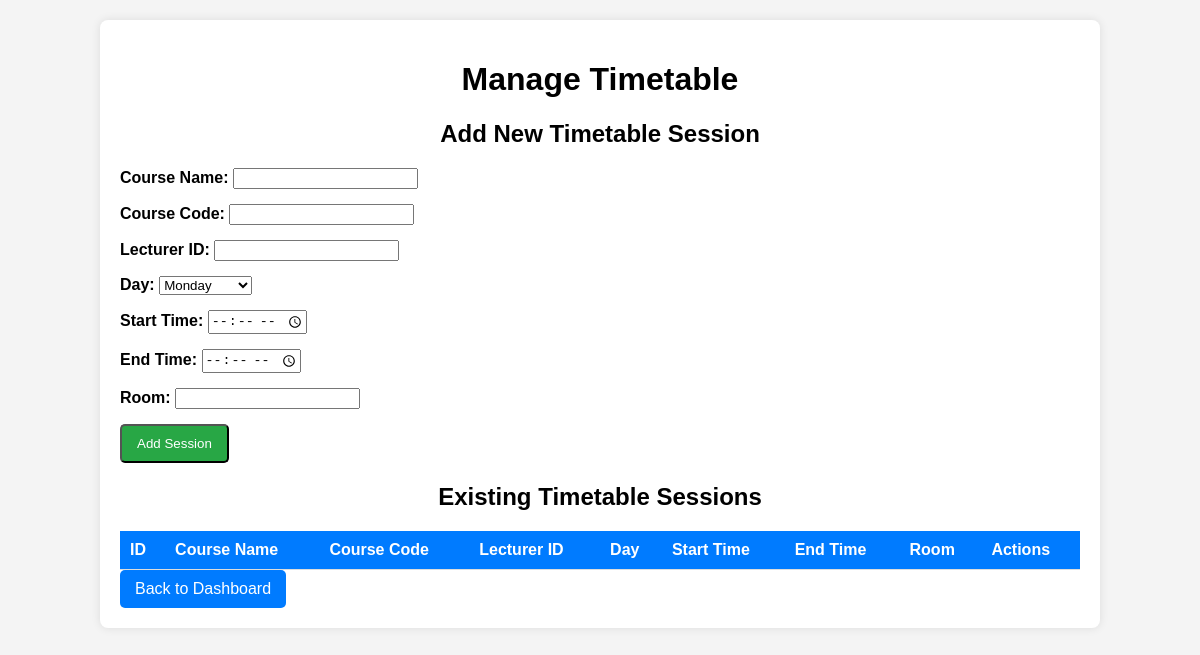
The page /manage_timetable on the database as committed earlier.
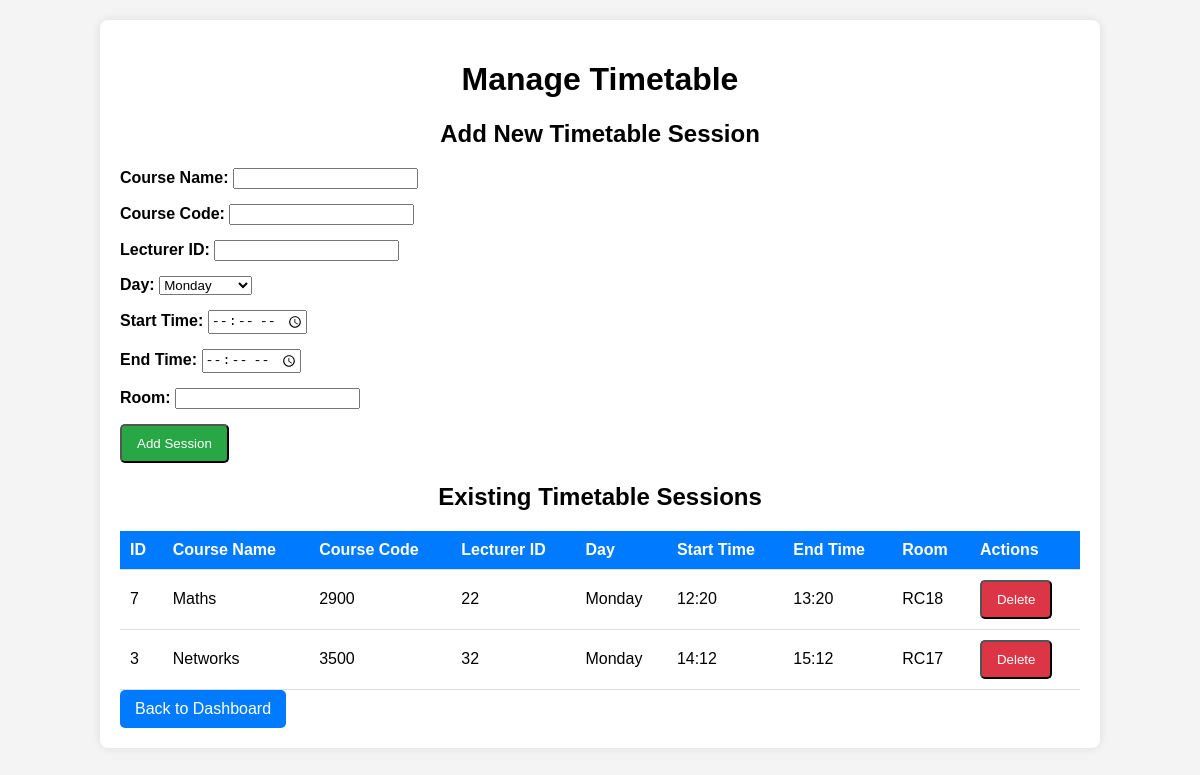
The same page on the database as committed later.
### tables this page shows
CREATE TABLE timetable (
    id INTEGER PRIMARY KEY AUTOINCREMENT,
    course_code TEXT NOT NULL,
    course_name TEXT NOT NULL,
    lecturer_id INTEGER NOT NULL,
    day TEXT NOT NULL,
    start_time TEXT NOT NULL,
    end_time TEXT NOT NULL,
    room TEXT NOT NULL, session_id INTEGER, session_time TEXT, session_date TEXT,
    FOREIGN KEY (lecturer_id) REFERENCES lecturers(id)
);

### app.py (the view, shortened to what this page needs)
@app.route('/manage_timetable', methods=['GET', 'POST'])
def manage_timetable():
    conn = get_db_connection()
    cursor = conn.cursor()
    cursor.execute("SELECT id, course_name, course_code, lecturer_id, day, start_time, end_time, room FROM timetable ORDER BY day, start_time")
    timetable = cursor.fetchall()
    conn.close()
    return render_template('manage_timetable.html', timetable=timetable)

### app.py (called while the page is built)
def get_db_connection():
    try:
        conn = sqlite3.connect(app.config['DATABASE'])
        conn.row_factory = sqlite3.Row
        print("Database connection successful")
        return conn
    except sqlite3.Error as e:
        print(f"Database connection error: {e}")
        return None

### templates/templates/manage_timetable.html (shortened to what this page needs)
<!DOCTYPE html>
<html lang="en">
<head>
    <link rel="stylesheet" href="/static/css/home.css">
</head>
<body>
    <div class="container">
        <h1>Manage Timetable</h1>
        <h2>Add New Timetable Session</h2>
        <form action="{{ url_for('add_timetable_entry') }}" method="POST">
            <div class="form-group">
                <label for="course_name">Course Name:</label>
                <input type="text" id="course_name" name="course_name" required>
            </div>
            <div class="form-group">
                <label for="course_code">Course Code:</label>
                <input type="text" id="course_code" name="course_code" required>
            </div>
            <div class="form-group">
                <label for="lecturer_id">Lecturer ID:</label>
                <input type="text" id="lecturer_id" name="lecturer_id" required>
            </div>
            <div class="form-group">
                <label for="day">Day:</label>
                <select id="day" name="day" required>
                    <option value="Monday">Monday</option>
                </select>
            </div>
            <div class="form-group">
                <label for="start_time">Start Time:</label>
                <input type="time" id="start_time" name="start_time" required>
            </div>
            <div class="form-group">
                <label for="end_time">End Time:</label>
                <input type="time" id="end_time" name="end_time" required>
            </div>
            <div class="form-group">
                <label for="room">Room:</label>
                <input type="text" id="room" name="room" required>
            </div>
            <button type="submit" class="btn">Add Session</button>
        </form>
        <h2>Existing Timetable Sessions</h2>
        <table>
            <thead>
                <tr>
                    <th>ID</th>
                    <th>Course Name</th>
                    <th>Course Code</th>
                    <th>Lecturer ID</th>
                    <th>Day</th>
                    <th>Start Time</th>
                    <th>End Time</th>
                    <th>Room</th>
                    <th>Actions</th>
                </tr>
            </thead>
            <tbody>
                {% for session in timetable %}
                <tr>
                    <td>{{ session[0] }}</td>
                    <td>{{ session[1] }}</td>
                    <td>{{ session[2] }}</td>
                    <td>{{ session[3] }}</td>
                    <td>{{ session[4] }}</td>
                    <td>{{ session[5] }}</td>
                    <td>{{ session[6] }}</td>
                    <td>{{ session[7] }}</td>
                    <td>
                        <form action="{{ url_for('delete_timetable_entry', session_id=session[0]) }}" method="POST" style="display:inline;">
                            <button type="submit" class="btn btn-danger">Delete</button>
                        </form>
                    </td>
                </tr>
                {% endfor %}
            </tbody>
        </table>
        <a href="{{ url_for('admin_dashboard') }}" class="btn btn-primary mt-3">Back to Dashboard</a>
    </div>
</body>
</html>

### static/css/home.css (style rules this page uses)
body { font-family: Arial, sans-serif; background: white; margin: 0; padding: 0; height: 100vh; }
.container { width: 90%; margin: 0 auto; }

### templates/templates/manage_timetable.html (style rules this page uses)
body { font-family: Arial, sans-serif; background-color: #f4f4f4; margin: 0; padding: 0; }
.container { width: 80%; margin: auto; background: white; padding: 20px; box-shadow: 0 0 10px rgba(0, 0, 0, 0.1); border-radius: 8px; margin-top: 20px; }
h1, h2 { text-align: center; }
table { width: 100%; border-collapse: collapse; margin-top: 20px; }
th, td { padding: 10px; text-align: left; border-bottom: 1px solid #ddd; }
th { background-color: #007bff; color: white; }
.btn { display: inline-block; padding: 10px 15px; color: white; background-color: #28a745; text-decoration: none; border-radius: 5px; text-align: center; }
.btn-danger { background-color: #dc3545; }
.btn-primary { background-color: #007bff; }
.form-group { margin-bottom: 15px; }
label { font-weight: bold; }

Rows that differ between the two databases and show on the page:
added timetable: id "7", course_name "Maths", course_code "2900", lecturer "22", day "Monday", start_time "12:20", end_time "13:20", room "RC18"
added timetable: id "3", course_name "Networks", course_code "3500", lecturer "32", day "Monday", start_time "14:12", end_time "15:12", room "RC17"
